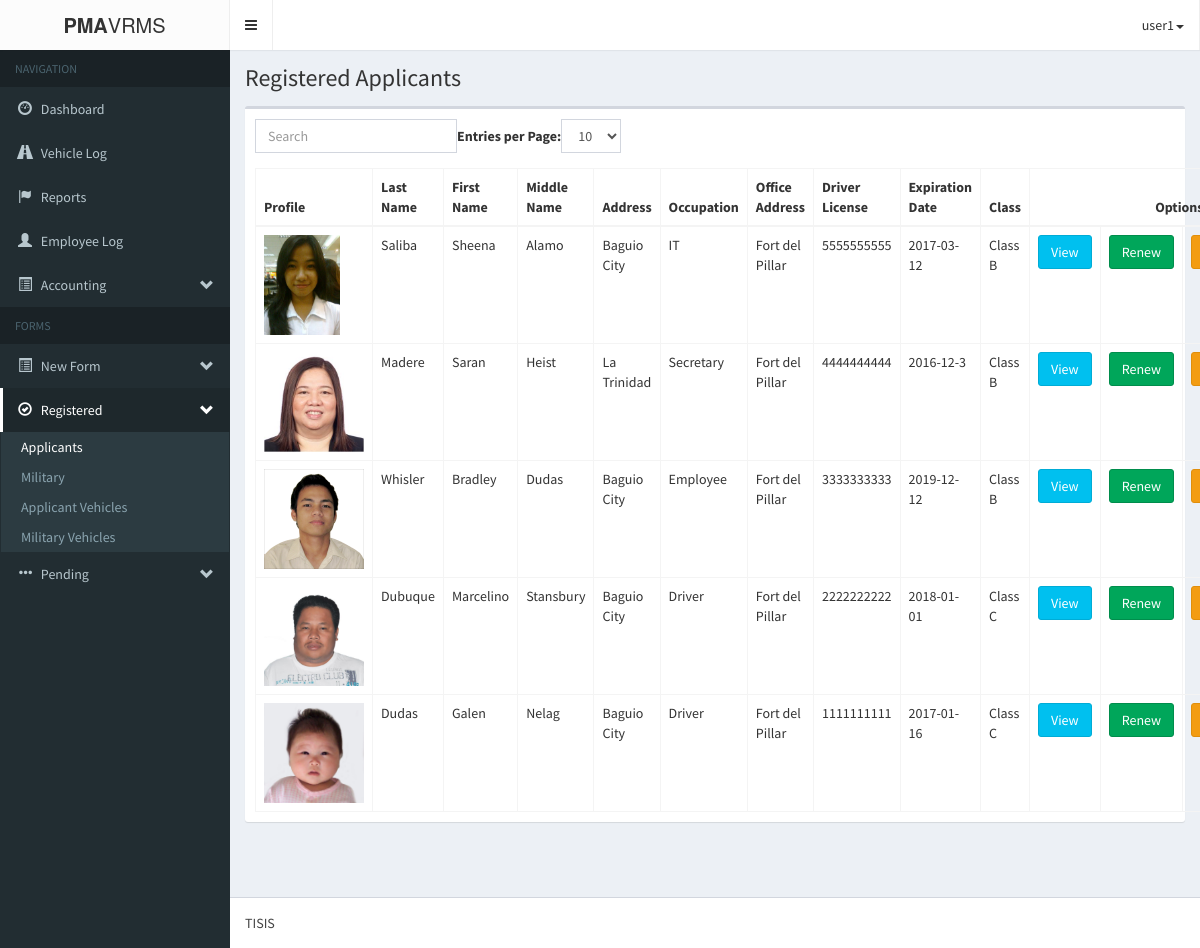
The app's page /pma-vrmsAdmin/registeredApplicant.php (signed in) with its own data.
### tables this page shows
CREATE TABLE IF NOT EXISTS `form1_applicantpd` (
  `a_applicantId` int(11) NOT NULL AUTO_INCREMENT,
  `a_profile` varchar(255) NOT NULL,
  `a_lastname` varchar(60) NOT NULL,
  `a_firstname` varchar(60) NOT NULL,
  `a_middlename` varchar(60) NOT NULL,
  `a_address` varchar(60) NOT NULL,
  `a_occupation` varchar(60) NOT NULL,
  `a_officeAddress` varchar(60) NOT NULL,
  `a_driversLicense` varchar(60) NOT NULL,
  `a_expirationDate` varchar(60) NOT NULL,
  `a_class` varchar(60) NOT NULL,
  `a_submitted_requirements` varchar(255) NOT NULL,
  `a_status` varchar(255) NOT NULL,
  `a_dateRegistered` datetime NOT NULL,
  `a_vehicle_id` int(11) NOT NULL,
  `a_renew_status` int(11) NOT NULL,
  PRIMARY KEY (`a_applicantId`)
);

### pma-vrmsAdmin/login/session.php (called while the page is built, shortened)
<?php
	$dbc = mysqli_connect('localhost', 'root', '', 'pma-vrms');
	$user_check = $_SESSION['login_user'];
	$query = "SELECT username from admin_users
				WHERE username='$user_check'";
	$result = mysqli_query($dbc, $query)
				or die('Error querying database.');
	$row = mysqli_fetch_assoc($result);
	$login_session = $row['username'];
?>

### pma-vrmsAdmin/logic/registered_applicant_logic.php (called while the page is built, shortened)
<?php
	require_once('db/database.php');
	$database = new Database();
	$query = "SELECT form1_applicantpd.*, vehicle_information.* FROM form1_applicantpd JOIN vehicle_information ON form1_applicantpd.a_vehicle_id=vehicle_information.vehicleId WHERE form1_applicantpd.a_status='registered' AND form1_applicantpd.a_renew_status = '1' ORDER BY a_dateRegistered DESC";
	$database->execute($query);
	$applicants = array();
?>

### pma-vrmsAdmin/db/database.php (called while the page is built, shortened)
<?php
	class Database{
		private $database;
		private function connect(){
			$host			= 'localhost';
			$username		= 'root';
			$password		= '';
			$database_name	= 'pma-vrms';
			$port			= 3306;
			$this->database = mysqli_connect($host, $username, $password, $database_name, $port);
		}
		public function execute($query){
			$this->result = mysqli_query($this->database, $query) OR die(mysqli_error($this->database));
		}
	}
?>

### pma-vrmsAdmin/registeredApplicant.php (the view, shortened to what this page needs)
<?php
	include('login/session.php');
?>
<!DOCTYPE html>
<html>
<head>
	<link rel="stylesheet" href="bootstrap/css/bootstrap.min.css">
    <link rel="stylesheet" href="fonts/font-awesome.min.css">
    <link rel="stylesheet" href="css/style-main.min.css">
    <link rel="stylesheet" href="css/skin.min.css">
</head>
    <?php include('logic/registered_applicant_logic.php'); ?>
    <body class="hold-transition skin-black sidebar-mini">
    <div class="wrapper">
      <header class="main-header">
        <div class="logo">
          <span class="logo-lg"><b>PMA</b>VRMS</span>
        </div>
        <nav class="navbar navbar-static-top" role="navigation">
          <a href="#" class="sidebar-toggle" data-toggle="offcanvas" role="button">
          </a>
            <ul class="nav navbar-nav pull-right">
			<li class="drop-down">
				<a class="drop-down toggle" data-toggle="dropdown" href=""><?php echo $login_session; ?><span class="caret"></span></a>
			</li>
		</ul>
        </nav>
      </header>
      <aside class="main-sidebar">
        <section class="sidebar">
          <ul class="sidebar-menu">
            <li class="header">NAVIGATION</li>
            <li class=""><a href="index.php"><i class="glyphicon glyphicon-dashboard"></i> <span>Dashboard</span></a></li>
            <li><a href="vehicleLog.php"><i class="glyphicon glyphicon-road"></i> <span>Vehicle Log</span></a></li>
            <li><a href="reports.php"><i class="glyphicon glyphicon-flag"></i> <span>Reports</span></a></li>
            <li><a href="login/logbook_page.php"><i class="glyphicon glyphicon-user"></i> <span>Employee Log</span></a></li>
            <li class="treeview">
              <a href="#"><i class="glyphicon glyphicon-list-alt"></i> <span>Accounting</span> <i class="glyphicon glyphicon-chevron-down pull-right"></i></a>
            </li>
            <li class="header">FORMS</li>
            <li class="treeview">
              <a href="#"><i class="glyphicon glyphicon-list-alt"></i> <span>New Form</span> <i class="glyphicon glyphicon-chevron-down pull-right"></i></a>
            </li>
            <li class="treeview active">
              <a href="#"><i class="glyphicon glyphicon-ok-circle"></i> <span>Registered</span> <i class="glyphicon glyphicon-chevron-down pull-right"></i></a>
              <ul class="treeview-menu">
                <li class="active"><a href="registeredApplicant.php">Applicants</a></li>
                <li><a href="registeredAFP.php">Military</a></li>
                <li><a href="registeredApplicantVehicle.php">Applicant Vehicles</a></li>
                <li><a href="registeredAFPVehicle.php">Military Vehicles</a></li>
              </ul>
            </li>
            <li class="treeview">
              <a href="#"><i class="glyphicon glyphicon-option-horizontal"></i> <span>Pending</span> <i class="glyphicon glyphicon-chevron-down pull-right"></i></a>
            </li>
          </ul>
        </section>
      </aside>
      <div class="content-wrapper">
        <section class="content-header">
          <h1>
            Registered Applicants
          </h1>
        </section>
        <section class="content">
        <div class="'container">
			<div class="row">
				<div class="col-md-12">
                    <div class="box">
                        <div class="box-body">
                            <table class="table table-bordered table-hover" id="bootstrap-table">
                                <thead>
                                    <th>Profile</th>
                                    <th>Last Name</th>
                                    <th>First Name</th>
                                    <th>Middle Name</th>
                                    <th>Address</th>
                                    <th>Occupation</th>
                                    <th>Office Address</th>
                                    <th>Driver License</th>
                                    <th>Expiration Date</th>
                                    <th>Class</th>
                                    <th colspan=4 style="text-align:center">Options</th>
                                </thead>
                                <tbody>
                                    <?php
                                    foreach ($applicants as $key => $applicant) {
                                        echo <<<DATA
                                        <tr id='applicant_$key'>
                                            <td><img src='img/profile/applicant/$applicant[a_profile]' height='100px;'></td>
                                            <td>$applicant[a_lastname]</td>
                                            <td>$applicant[a_firstname]</td>
                                            <td>$applicant[a_middlename]</td>
                                            <td>$applicant[a_address]</td>
                                            <td>$applicant[a_occupation]</td>
                                            <td>$applicant[a_officeAddress]</td>
                                            <td>$applicant[a_driversLicense]</td>
                                            <td>$applicant[a_expirationDate]</td>
                                            <td>$applicant[a_class]</td>
                                            <td><button class="btn btn-info" data-toggle='modal' data-target='#view_form1' onclick='view_form1($key)'>View</button></td>
                                            <td><button class="btn btn-success" data-toggle='modal' data-target='#renew_applicant' onclick='renew_applicant($applicant[a_applicantId])'>Renew</button></td>
                                            <td><button class="btn btn-warning" data-toggle='modal' data-target='#edit_form1' onclick='edit_form1($key)'>Edit</button></td>
                                            <td><button class="btn btn-danger" data-toggle='modal' data-target='#delete_form1' onclick='delete_form1($key)'>Delete</button></td>
                                        </tr>
DATA;
                                    }
                                    ?>
                                </tbody>
                            </table>
                        </div>
                    </div>
                </div>
			</div>
		</div>
        </section>
        <br/><br/>
        </div>
      <footer class="main-footer">
        TISIS
      </footer>
    </div>
</body>
</html>

### records on screen
form1_applicantpd: a_profile (picture), a_lastname "Saliba", a_firstname "Sheena", a_middlename "Alamo", a_address "Baguio City", a_occupation "IT", a_officeAddress "Fort del Pillar", a_driversLicense "5555555555", a_expirationDate "2017-03-12", a_class "Class B"
form1_applicantpd: a_profile (picture), a_lastname "Madere", a_firstname "Saran", a_middlename "Heist", a_address "La Trinidad", a_occupation "Secretary", a_officeAddress "Fort del Pillar", a_driversLicense "4444444444", a_expirationDate "2016-12-3", a_class "Class B"
form1_applicantpd: a_profile (picture), a_lastname "Whisler", a_firstname "Bradley", a_middlename "Dudas", a_address "Baguio City", a_occupation "Employee", a_officeAddress "Fort del Pillar", a_driversLicense "3333333333", a_expirationDate "2019-12-12", a_class "Class B"
form1_applicantpd: a_profile (picture), a_lastname "Dubuque", a_firstname "Marcelino", a_middlename "Stansbury", a_address "Baguio City", a_occupation "Driver", a_officeAddress "Fort del Pillar", a_driversLicense "2222222222", a_expirationDate "2018-01-01", a_class "Class C"
form1_applicantpd: a_profile (picture), a_lastname "Dudas", a_firstname "Galen", a_middlename "Nelag", a_address "Baguio City", a_occupation "Driver", a_officeAddress "Fort del Pillar", a_driversLicense "1111111111", a_expirationDate "2017-01-16", a_class "Class C"

### other values on screen
$login_session "user1"
